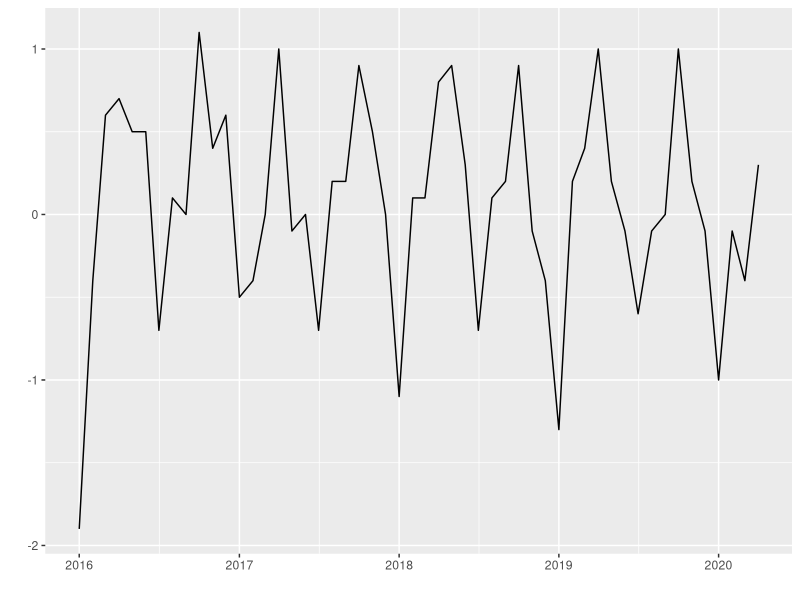
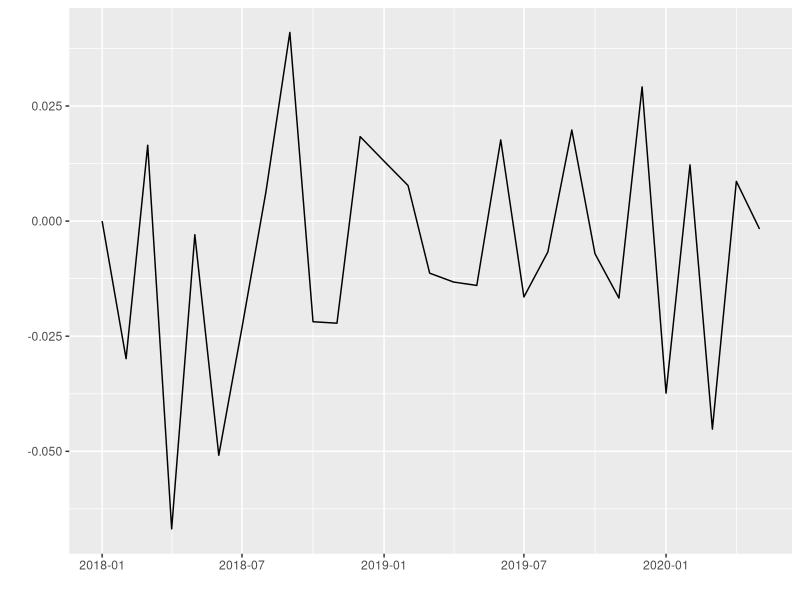
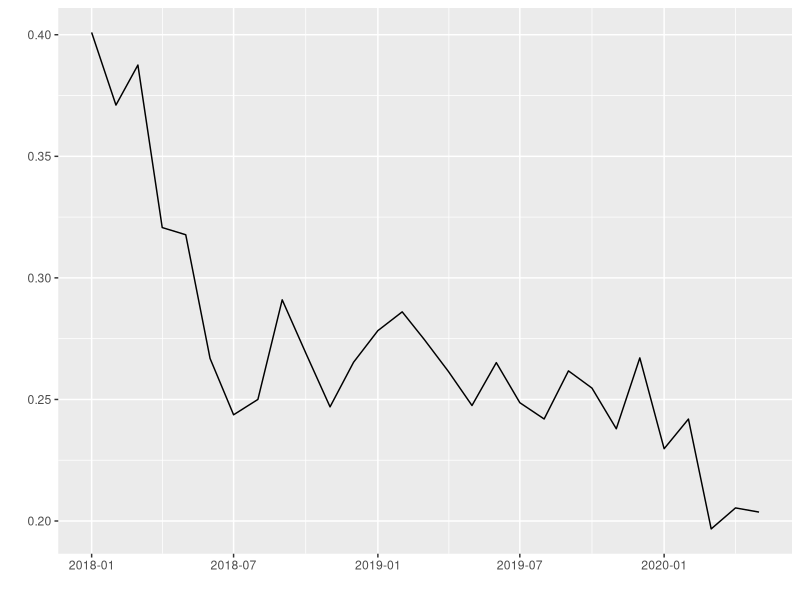
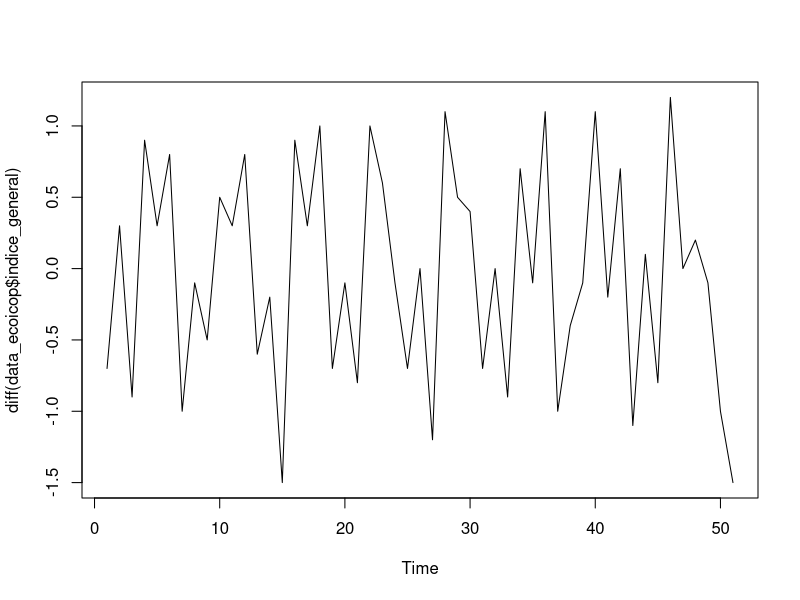
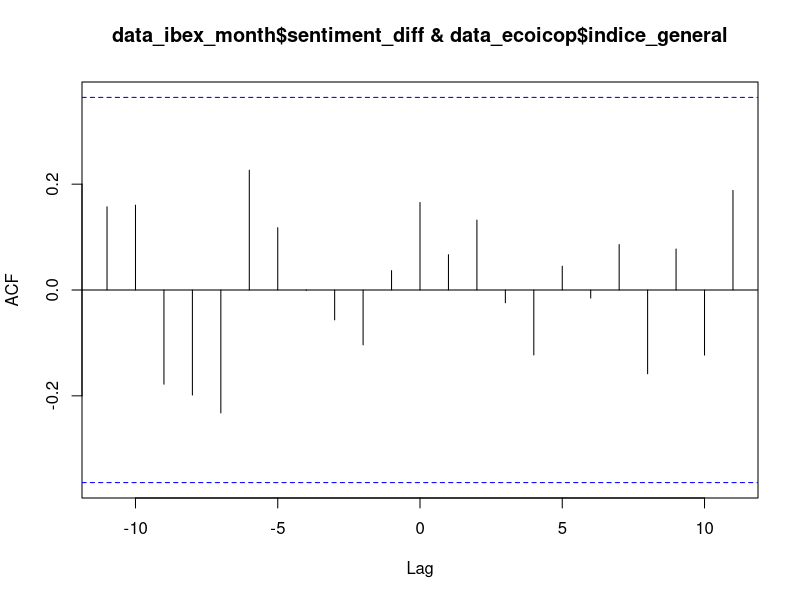
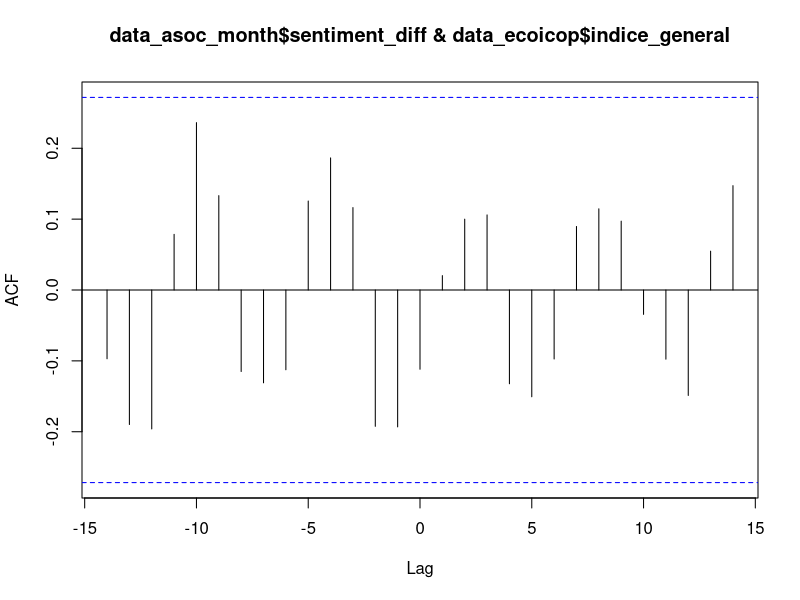
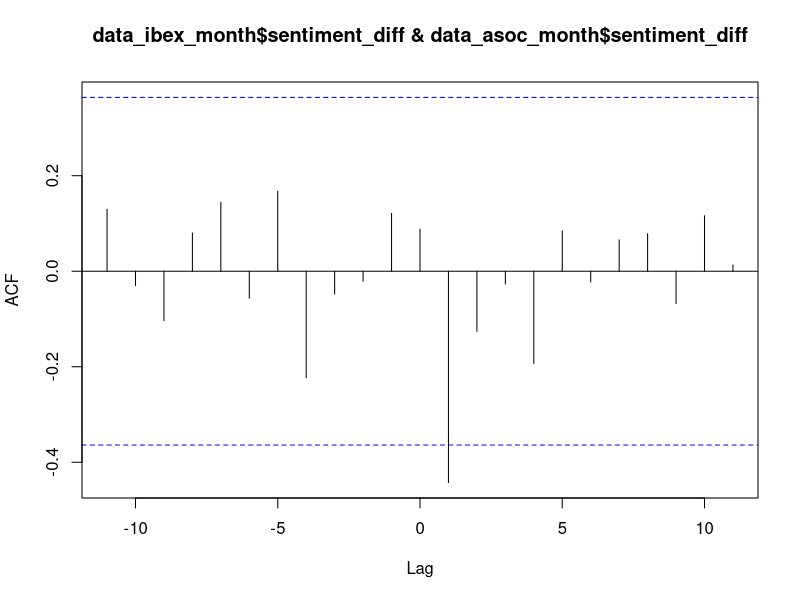

Reproduce these figures in R, in order. (Note: this script raises an error after producing the figures.)
setwd("/Users/hugojosebello/Documents/git-repos/twitter-data-scripts-analysis/")
data_asoc_month <- read.csv("./data/grouped_data_month_mean_tweets_sentimentdata-scraper_asociaciones_2016-2020.csv",  header=TRUE, sep=";", stringsAsFactors = TRUE)
data_asoc_day <- read.csv("./data/grouped_data_day_mean_tweets_sentimentdata-scraper_asociaciones_2016-2020.csv",  header=TRUE, sep=";", stringsAsFactors = TRUE)
data_ibex_day <- read.csv("./data/grouped_data_day_mean_tweets_sentimentdata-scraper_ibex_2018-2020.csv",  header=TRUE, sep=";", stringsAsFactors = TRUE)
data_ibex_month <- read.csv("./data/grouped_data_month_mean_tweets_sentimentdata-scraper_ibex_2018-2020.csv",  header=TRUE, sep=";", stringsAsFactors = TRUE)
data_precios_ibex <- read.csv("./data/ibex_historico.csv",  header=TRUE, sep=",", stringsAsFactors = TRUE)
data_ecoicop   <- read.csv("./data/ecoicop.csv",  header=TRUE, sep=";", stringsAsFactors = TRUE)
library(lubridate)
library(ggplot2)

data_asoc_month$month_year <- sub("$", "-01", data_asoc_month$month_year )
data_ibex_month$month_year <- sub("$", "-01", data_ibex_month$month_year )

data_ecoicop$date <- ymd(data_ecoicop$date)
data_ibex_month$month_year <- ymd(data_ibex_month$month_year)
data_asoc_month$month_year <- ymd(data_asoc_month$month_year)

data_ibex_month$sentiment_diff <- append(diff(data_ibex_month$sentiment), 0, after = 0)
data_asoc_month$sentiment_diff <- append(diff(data_asoc_month$sentiment), 0, after = 0)

#graphs
ggplot(data_ecoicop, aes(date, indice_general)) + geom_line() + xlab("") + ylab("")
ggplot(data_ibex_month, aes(month_year, sentiment_diff)) + geom_line() + xlab("") + ylab("")
ggplot(data_ibex_month, aes(month_year, sentiment)) + geom_line() + xlab("") + ylab("")


ts.plot(diff(data_ecoicop$indice_general),  main = "" )

ccf(data_ibex_month$sentiment_diff,data_ecoicop$indice_general)
ccf(data_asoc_month$sentiment_diff,data_ecoicop$indice_general)

#!! data_asoc_month leads with lag 1 over data_ibex_month 
ccf(data_ibex_month$sentiment_diff,data_asoc_month$sentiment_diff)



data_asoc
acf(diff(data_asoc_day$sentiment))

acf(data_asoc_day$sentiment)
acf(data_ibex_day$sentiment)

ccf(data_ibex_day$sentiment, data_precios_ibex$Close)
ccf(data_asoc_day$sentiment, data_precios_ibex$Close)



hist(data_asoc_day$sentiment)
plot(data_asoc$sentiment)
plot(diff(data_asoc$sentiment))


